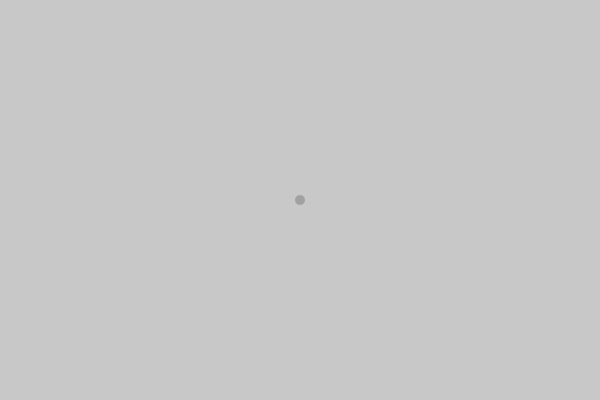
Frame 1 (no input)
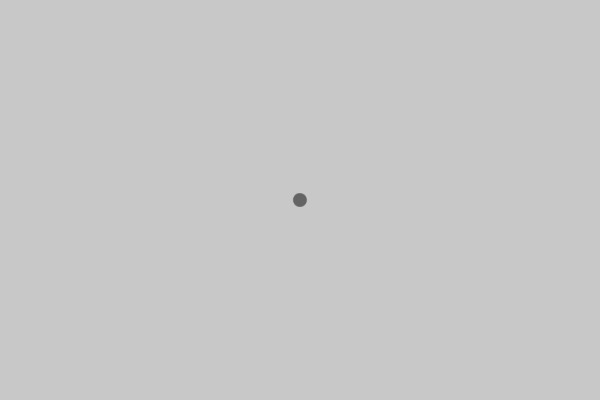
Frame 60 (the mouse pressed at the canvas centre just before this capture)
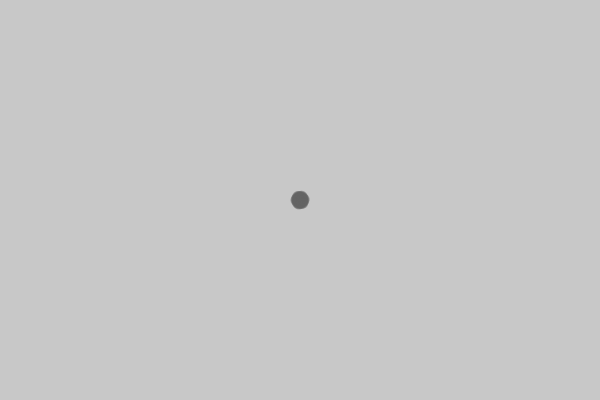
Frame 120 (the mouse held since frame 60 and released just before this capture)

The Processing sketch that drew these frames (run headless with seeded random() and noise(); from frame 60 on, the mouse is pressed at the canvas centre):

// Processing sketch: spiral_with_rotation
// ── spiral_with_rotation.pde
float theta = 0.0;
float r = 0;
float x, y, pX, pY;



void setup() {
  size(600, 400);
  background(200);
  noStroke();
  fill(100, 100);
  //pX = 0;
  //pY = 0;
}


void draw() {
  translate(width/2, height/2);
  rotate(frameCount);
  x = r * cos(theta);
  y = r * sin(theta);
  ellipse(x, y, 10, 10);
  theta += 0.01;
  r += 0.04;
  //line(pX, pY, x, y);
  //pX = x;
  //pY = y;
}
